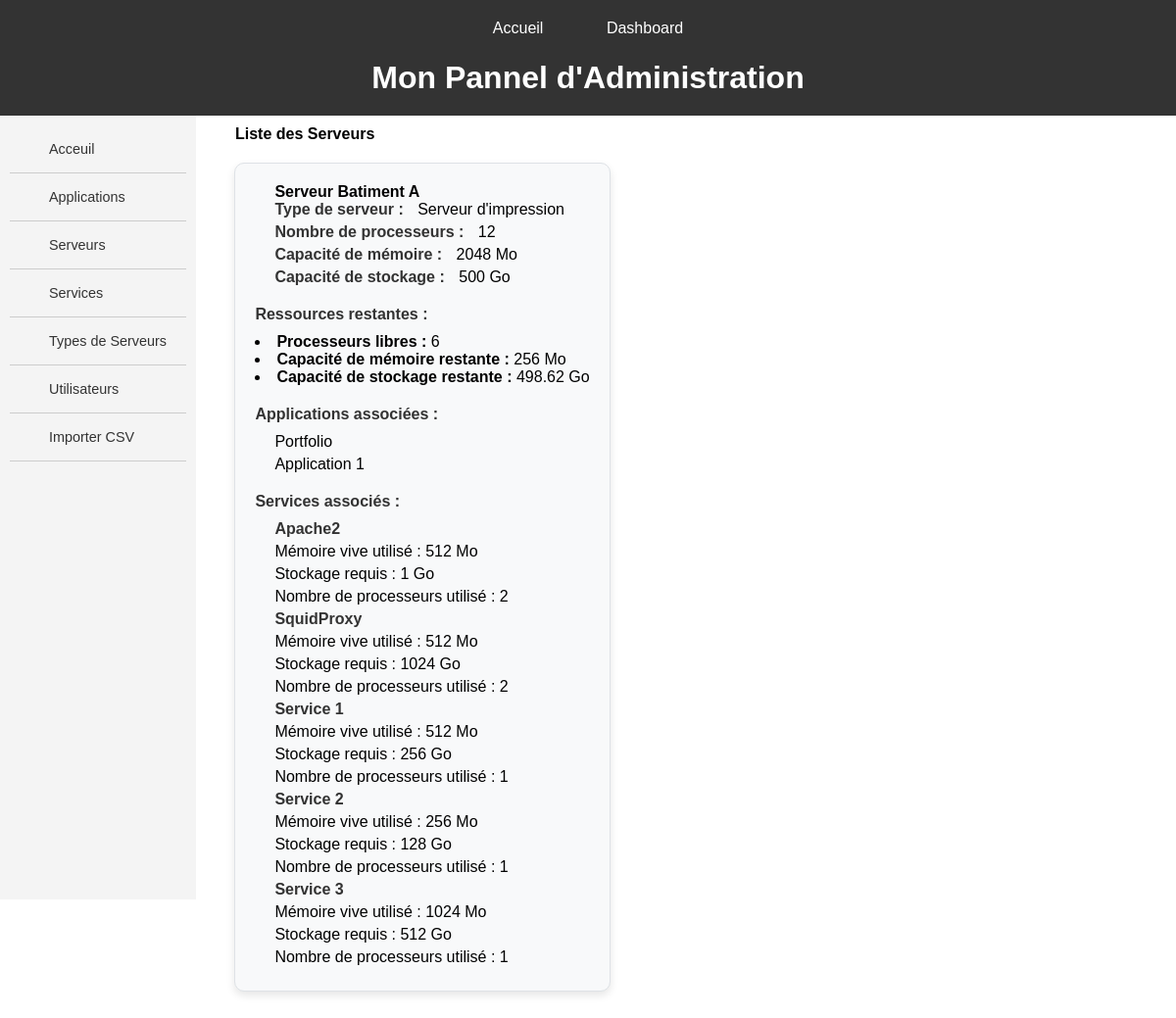
/dashboard/, run on the app's committed database.
### servops/models.py (models this page shows, shortened)
class Server(models.Model):
    name = models.CharField(max_length=200)
    server_type = models.ForeignKey(ServerType, on_delete=models.CASCADE)
    num_processors = models.IntegerField()
    memory_capacity = models.IntegerField()
    storage_capacity = models.IntegerField()
    used_processors = models.IntegerField(default=0)
    used_memory = models.IntegerField(default=0)
    def free_processors(self):
        total = 0
        for application in self.applications.all():
            for service in application.services.all():
                total += service.required_processors
        free = self.num_processors - total
        return free
    def free_ram(self):
        total = 0
        for application in self.applications.all():
            for service in application.services.all():
                total += service.required_memory
        return self.memory_capacity - total
    def free_stockage(self):
        total = 0
        for application in self.applications.all():
            for service in application.services.all():
                total += service.memory_used / 1024  # Convertir de Mo à Go
        return round(self.storage_capacity - total, 2)

class ServerType(models.Model):
    type = models.CharField(max_length=200)
    description = models.TextField()
    def __str__(self):
        return self.type

class Application(models.Model):
    name = models.CharField(max_length=200)
    logo = models.ImageField(upload_to='logos/', null=True, blank=True, default='logos/logo.png')
    user = models.ForeignKey(ServUser, on_delete=models.CASCADE, related_name='applications')
    services = models.ManyToManyField(Service, related_name='applications')
    launch_server = models.ForeignKey(Server, on_delete=models.CASCADE, related_name='applications')

class Service(models.Model):
    name = models.CharField(max_length=200)
    launch_date = models.DateField()
    memory_used = models.IntegerField()
    required_memory = models.IntegerField()
    required_processors = models.IntegerField(default=1)
    launch_server = models.ForeignKey(Server, on_delete=models.CASCADE, related_name='services')

### servops/views.py (the view)
# urls.py: path('dashboard/', views.dashboard, name='dashboard'),
def dashboard(request):
    servers = Server.objects.all()
    return render(request, 'servops/dashboard.html', {'servers': servers})

### servops/templates/servops/dashboard.html (shortened to what this page needs)
{% extends 'servops/MAIN/main_dashboard.html' %}
{% block header %}Mon Pannel d'Administration{% endblock %}
{% block content %}
<h2>Liste des Serveurs</h2>
<div class="container">
    {% for server in servers %}
    <div class="service-box">
        <h3>{{ server.name }}</h3>
        <ul>
            <li><strong>Type de serveur :</strong> {{ server.server_type }}</li>
            <li><strong>Nombre de processeurs :</strong> {{ server.num_processors }}</li>
            <li><strong>Capacité de mémoire :</strong> {{ server.memory_capacity }} Mo</li>
            <li><strong>Capacité de stockage :</strong> {{ server.storage_capacity }} Go</li>
        </ul>
        <h4>Ressources restantes :</h4>
        <li><strong>Processeurs libres :</strong> {{ server.free_processors }}</li>
        <li><strong>Capacité de mémoire restante :</strong> {{ server.free_ram }} Mo</li>
        <li><strong>Capacité de stockage restante :</strong> {{ server.free_stockage }} Go</li>
        <h4>Applications associées :</h4>
        <ul>
            {% for application in server.applications.all %}
            <li>{{ application.name }}</li>
            {% endfor %}
        </ul>
        <h4>Services associés :</h4>
        <ul>
            {% for service in server.services.all %}
            <li><strong>{{ service.name }}</strong></li>
            <li>Mémoire vive utilisé : {{ service.required_memory }} Mo</li>
            <li>Stockage requis : {{ service.memory_used }} Go</li>
            <li>Nombre de processeurs utilisé : {{ service.required_processors }}</li>
            {% endfor %}
        </ul>
    </div>
    {% endfor %}
</div>
{% endblock %}
{% block sidebar %}
    <li><a href="{% url 'index'%}">Acceuil</a></li>
    <li><a href="{% url 'applications_home'%}">Applications</a></li>
    <li><a href="{% url 'servers_crud'%}">Serveurs</a></li>
    <li><a href="{% url 'services_crud' %}">Services</a></li>
    <li><a href="{% url 'server_types_crud' %}">Types de Serveurs</a></li>
    <li><a href="{% url 'users_crud' %}">Utilisateurs</a></li>
    <li><a href="{% url 'import_csv' %}">Importer CSV</a></li>
{% endblock %}

### servops/static/main.css (style rules this page uses)
* { margin: 0; padding: 0; box-sizing: border-box; }
html, body { width: 100%; height: 100%; font-family: Arial, sans-serif; }
html { scroll-behavior: smooth; }
.bar ul li { padding: 8px 10px; border-bottom: 1px solid #ccc; font-size: 0.9em; }
.bar ul li a { text-decoration: none; color: #333; display: block; padding: 8px 10px; }
main p, main h1, main h2, main h3, a { font-size: 1em; margin-left: 20px; }
.container { display: flex; flex-wrap: wrap; gap: 20px; }
.service-box { margin: 2%; background-color: #f8f9fa; border: 1px solid #dee2e6; padding: 20px; border-radius: 10px; box-shadow: 0 4px 8px rgba(0, 0, 0, 0.1); transition: transform 0.2s ease, box-shadow 0.2s ease; }
.service-box ul { list-style-type: none; padding: 0; }
.service-box ul li { margin-bottom: 5px; }
.service-box ul li strong { margin-right: 10px; color: #333; }
.service-box h4 { margin-top: 20px; margin-bottom: 10px; color: #333; }
.service-box ul { margin-left: 20px; }

### data on the page
Server: name "Serveur Batiment A", server_type "Serveur d'impression", num_processors "12", memory_capacity "2048", storage_capacity "500", free_processors "6", free_ram "256", free_stockage "498.62"
Application: name "Portfolio"
Application: name "Application 1"
Service: name "Apache2", required_memory "512", memory_used "1", required_processors "2"
Service: name "SquidProxy", required_memory "512", memory_used "1024", required_processors "2"
Service: name "Service 1", required_memory "512", memory_used "256", required_processors "1"
Service: name "Service 2", required_memory "256", memory_used "128", required_processors "1"
Service: name "Service 3", required_memory "1024", memory_used "512", required_processors "1"
